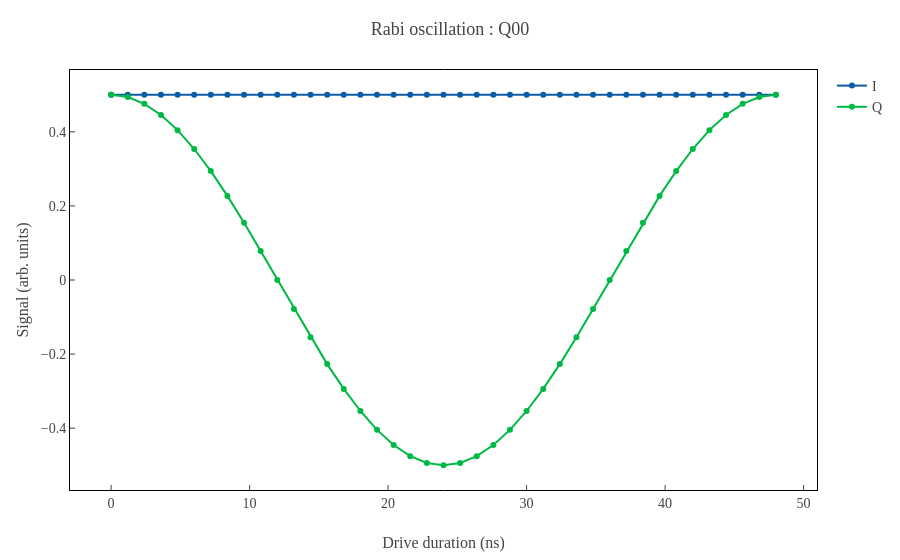
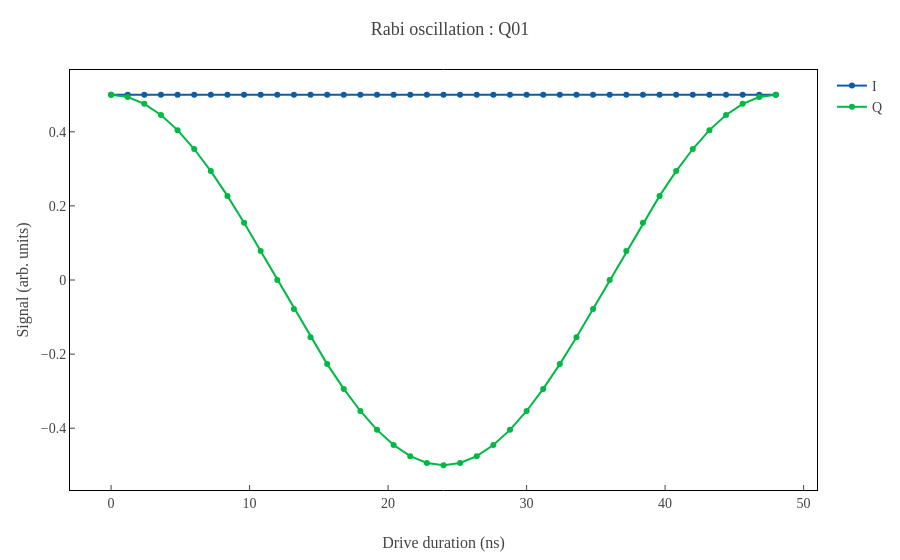
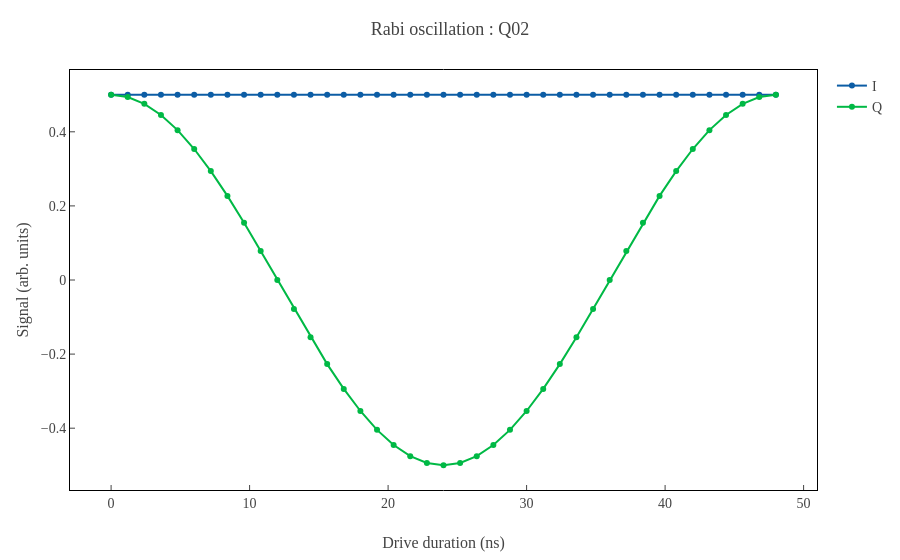
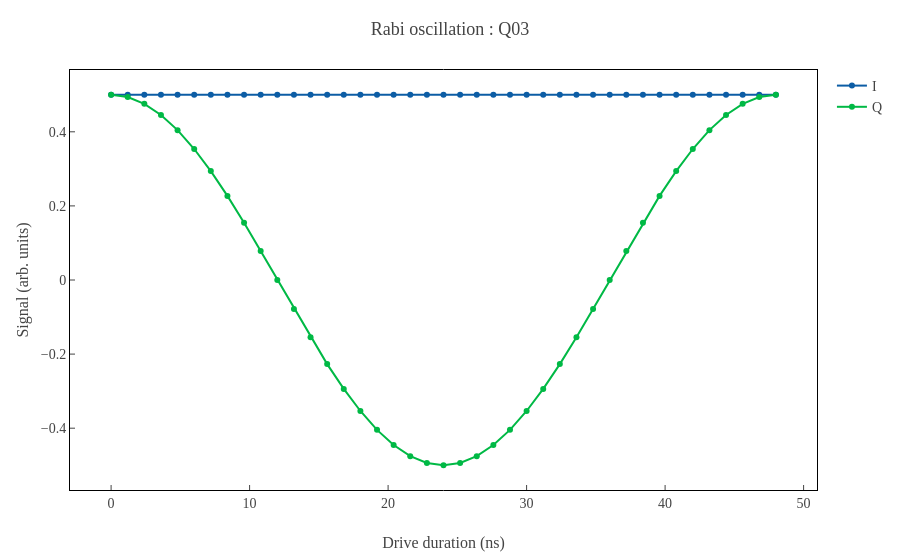

Write notebook code for charts like these, in order.
### Markdown cell above
## 6. Reload and re-check the Rabi oscillation

After updating the control amplitude file, reload and confirm that the Rabi trace reflects the new value.

### Code cell
# Update `control_amplitude.yaml` manually, then reload
exp.reload()

# Re-check the Rabi oscillation
updated_rabi_result = exp.obtain_rabi_params()
